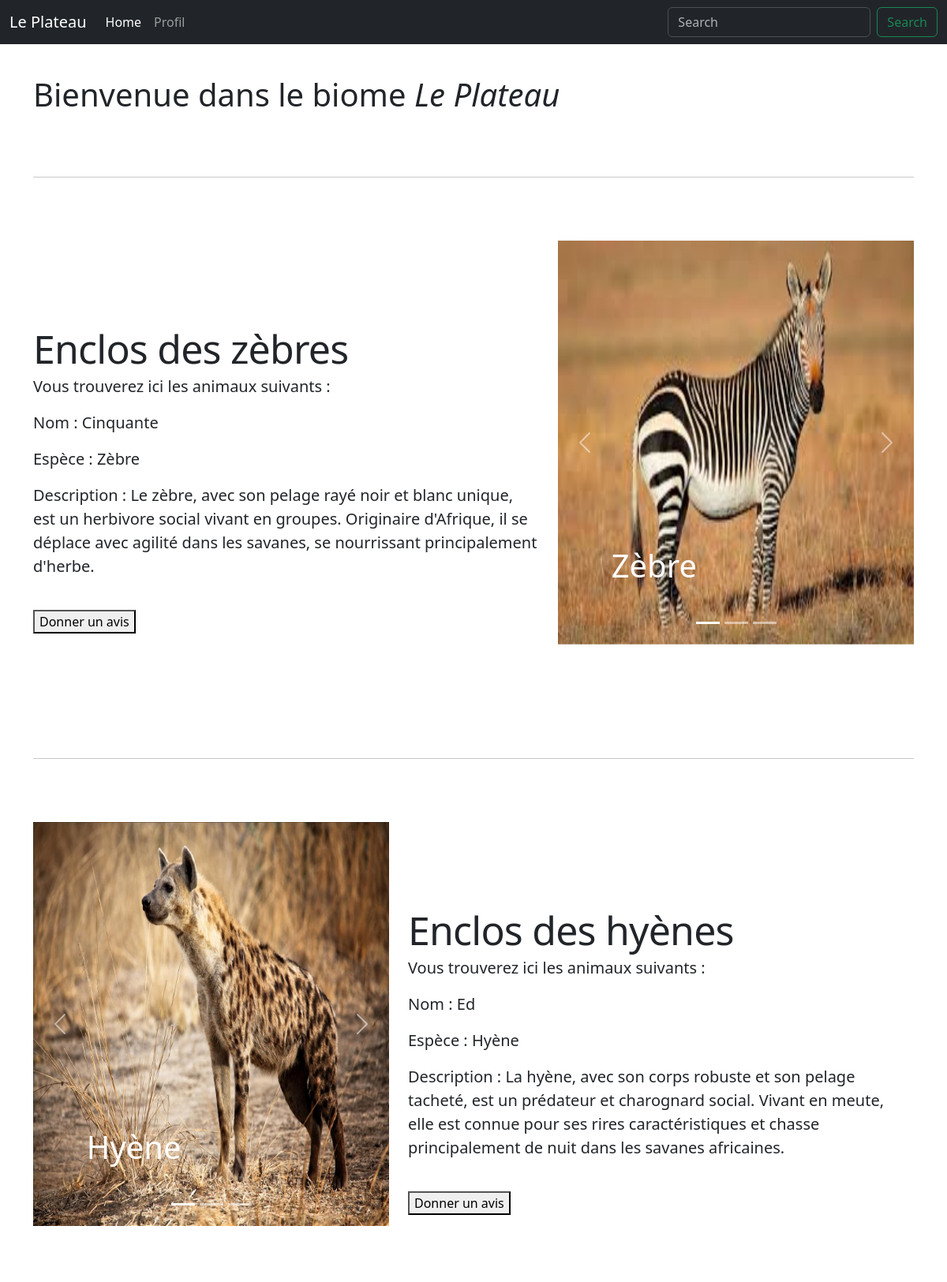
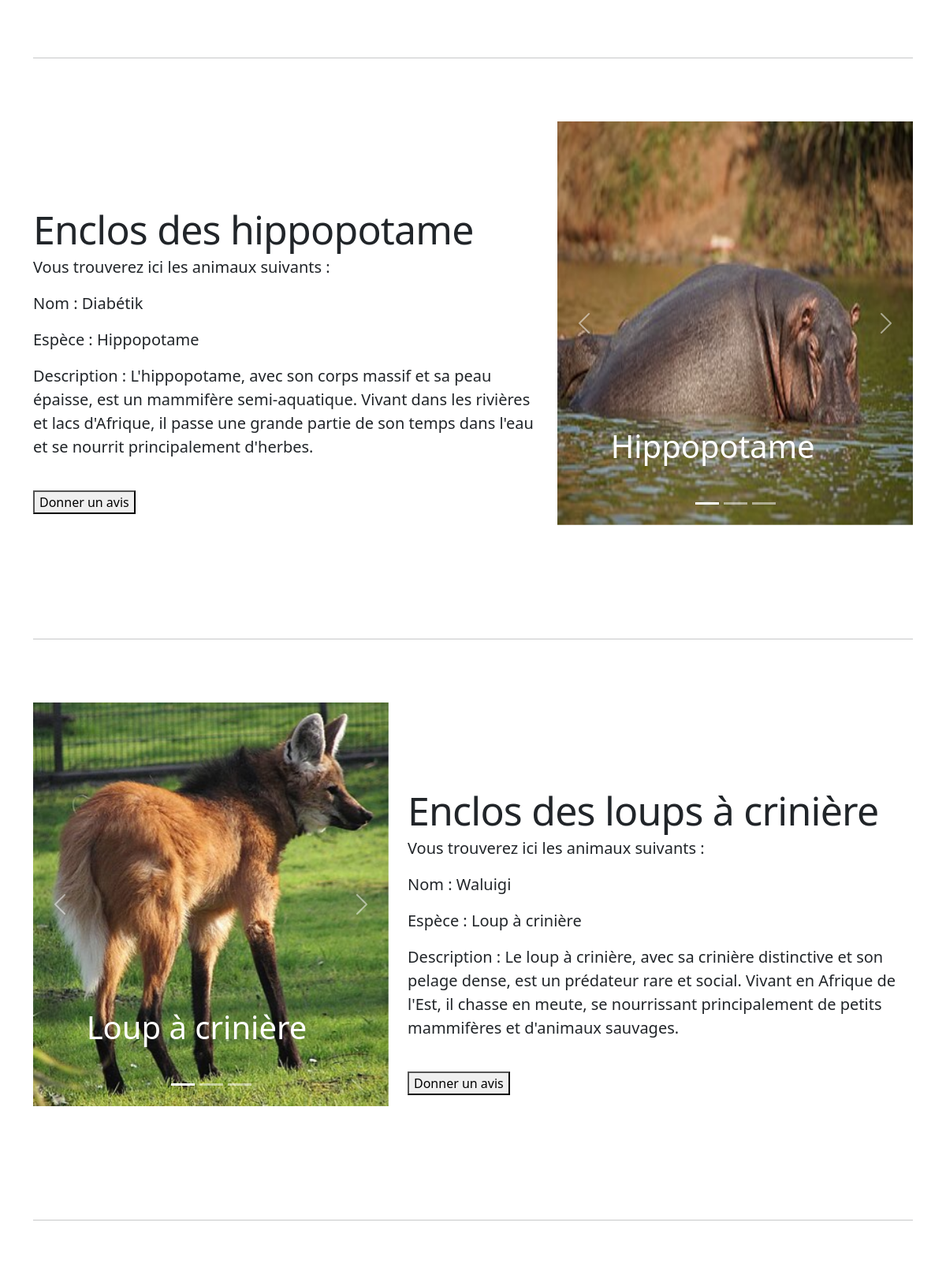
Screenshot of /zoo/carousel/Plateau.php (upper part) with the database file from the repository (2 pictures, top to bottom).
### tables this page shows
CREATE TABLE IF NOT EXISTS `enclosures` (
  `enclosure_id` int NOT NULL AUTO_INCREMENT,
  `name` varchar(60) NOT NULL,
  `description` text,
  `status` enum('open','closed') NOT NULL DEFAULT 'open',
  `biome_id` int DEFAULT NULL,
  PRIMARY KEY (`enclosure_id`),
  KEY `biome_id` (`biome_id`)
);

CREATE TABLE IF NOT EXISTS `animals` (
  `animal_id` int NOT NULL AUTO_INCREMENT,
  `name` varchar(50) NOT NULL,
  `species` varchar(50) NOT NULL,
  `age` int NOT NULL,
  `enclosure_id` int DEFAULT NULL,
  `image` varchar(50) DEFAULT NULL,
  `description` text,
  PRIMARY KEY (`animal_id`),
  KEY `enclosure_id` (`enclosure_id`)
);

### zoo/carousel/Plateau.php (the view, shortened to what this page needs)
<?php
$host = 'localhost';
$dbname = 'projet_web_2425';
$user = 'root';
$pass = '';
try {
  $pdo = new PDO("mysql:host=$host;dbname=$dbname;charset=utf8", $user, $pass);
  $pdo->setAttribute(PDO::ATTR_ERRMODE, PDO::ERRMODE_EXCEPTION);
} catch (PDOException $e) {
  die("Erreur de connexion à la base de données : " . $e->getMessage());
}
?>
<!doctype html>
<html lang="en" data-bs-theme="auto">
  <head><script src="../assets/js/color-modes.js"></script>
    <link rel="stylesheet" href="https://cdn.jsdelivr.net/npm/@docsearch/css@3">
<link href="../assets/dist/css/bootstrap.min.css" rel="stylesheet">
    <link href="styles/carousel.css" rel="stylesheet">
  </head>
  <body>
<header data-bs-theme="dark">
  <nav class="navbar navbar-expand-md navbar-dark fixed-top bg-dark">
    <div class="container-fluid">
      <a class="navbar-brand">Le Plateau</a>
      <div class="collapse navbar-collapse" id="navbarCollapse">
        <ul class="navbar-nav me-auto mb-2 mb-md-0">
          <li class="nav-item">
            <a class="nav-link active" aria-current="page" href="../../Projet.html">Home</a>
          </li>
          <li class="nav-item">
            <a class="nav-link" href="../../profil.php">Profil</a>
          </li>
        </ul>
        <form class="d-flex" role="search">
          <input class="form-control me-2" type="search" placeholder="Search" aria-label="Search" id="SearchInput">
          <button class="btn btn-outline-success" type="submit">Search</button>
        </form>
      </div>
    </div>
  </nav>
</header>
<main>
<br /><br />
  <div class="container marketing">
    <h1>Bienvenue dans le biome <i>Le Plateau</i></h1>
    <hr class="featurette-divider">
    <div class="row featurette">
      <div class="col-md-7">
      <?php
        $stmt = $pdo->prepare("SELECT * FROM enclosures WHERE enclosure_id = 29");
        $stmt->execute();
        $enclosure = $stmt->fetch(PDO::FETCH_ASSOC);
      ?>
      <?php
        $stmt = $pdo->prepare("SELECT * FROM animals WHERE enclosure_id = 29");
        $stmt->execute();
        $animals = $stmt->fetchAll(PDO::FETCH_ASSOC);
      ?>
        <h2 class="featurette-heading fw-normal lh-1"><?php echo "{$enclosure['name']}";?></h2>
      <?php
              if ($animals) {
                  echo '<p class="lead">Vous trouverez ici les animaux suivants :</p>';
                  foreach ($animals as $index => $row) {
                    foreach ($row as $key => $value) {
                      if ($key === 'species') {
                        echo '<p class="lead">Espèce : ' . htmlspecialchars($value) . '</p>';
                      }
                      if ($key === 'name') {
                        echo '<p class="lead">Nom : ' . htmlspecialchars($value) . '</p>';
                      }
                      if ($key === 'description') {
                        echo '<p class="lead">Description : ' . $value . '</p>';
                      }
                    }
                    echo '<br />';
                  }
              } else {
                  echo "Aucun animal dans l'enclos.";
              }
      ?>
        <form method="POST" action="../../back/cookie_handler.php">
          <button type="submit">Donner un avis</button>
        </form>
      </div>
      <div class="col-md-5">
        <div id="myCarousel" class="carousel slide mb-6" data-bs-ride="carousel">
        <div class="carousel-indicators">
          <button type="button" data-bs-target="#myCarousel" data-bs-slide-to="0" class="active" aria-current="true" aria-label="Slide 1"></button>
          <button type="button" data-bs-target="#myCarousel" data-bs-slide-to="1" aria-label="Slide 2"></button>
          <button type="button" data-bs-target="#myCarousel" data-bs-slide-to="2" aria-label="Slide 3"></button>
        </div>
        <div class="carousel-inner">
      <?php
        if ($animals) {
          $isFirst = true;
          foreach ($animals as $animal) {
              $activeClass = $isFirst ? ' active' : '';
              $isFirst = false;
              echo '
              <div class="carousel-item' . $activeClass . '">
                  <img src="' . htmlspecialchars($animal['image']) . '" width="100%" height="100%">
                  <div class="container">
                      <div class="carousel-caption text-start">
                          <h1>' . htmlspecialchars($animal['species']) . '</h1>
                      </div>
                  </div>
              </div>';
          }
        } else {
          echo '<p>Aucune image disponible pour cet enclos.</p>';
        }
      ?>
          </div>
          <button class="carousel-control-prev" type="button" data-bs-target="#myCarousel" data-bs-slide="prev">
            <span class="carousel-control-prev-icon" aria-hidden="true"></span>
          </button>
          <button class="carousel-control-next" type="button" data-bs-target="#myCarousel" data-bs-slide="next">
            <span class="carousel-control-next-icon" aria-hidden="true"></span>
          </button>
        </div>
      </div>
    </div>
    <hr class="featurette-divider">
    <div class="row featurette">
      <div class="col-md-7 order-md-2">
        <?php
          $stmt = $pdo->prepare("SELECT * FROM enclosures WHERE enclosure_id = 30");
          $stmt->execute();
          $enclosure = $stmt->fetch(PDO::FETCH_ASSOC);
        ?>
        <?php
          $stmt = $pdo->prepare("SELECT * FROM animals WHERE enclosure_id = 30");
          $stmt->execute();
          $animals = $stmt->fetchAll(PDO::FETCH_ASSOC);
        ?>
        <h2 class="featurette-heading fw-normal lh-1"><?php echo "{$enclosure['name']}";?></h2>
        <?php
          if ($animals) {
              echo '<p class="lead">Vous trouverez ici les animaux suivants :</p>';
              foreach ($animals as $index => $row) {
                foreach ($row as $key => $value) {
                  if ($key === 'species') {
                    echo '<p class="lead">Espèce : ' . htmlspecialchars($value) . '</p>';
                  }
                  if ($key === 'name') {
                    echo '<p class="lead">Nom : ' . htmlspecialchars($value) . '</p>';
                  }
                  if ($key === 'description') {
                        echo '<p class="lead">Description : ' . $value . '</p>';
                      }
                }
                echo '<br />';
              }
          } else {
              echo "Aucun animal dans l'enclos.";
          }
        ?>
        <form method="POST" action="../../back/cookie_handler.php">
          <button type="submit">Donner un avis</button>
        </form>
      </div>
      <div class="col-md-5">
        <div id="myCarousel" class="carousel slide mb-6" data-bs-ride="carousel">
        <div class="carousel-indicators">
          <button type="button" data-bs-target="#myCarousel" data-bs-slide-to="0" class="active" aria-current="true" aria-label="Slide 1"></button>
          <button type="button" data-bs-target="#myCarousel" data-bs-slide-to="1" aria-label="Slide 2"></button>
          <button type="button" data-bs-target="#myCarousel" data-bs-slide-to="2" aria-label="Slide 3"></button>
        </div>
        <div class="carousel-inner">
          <?php
            if ($animals) {
              $isFirst = true;
              foreach ($animals as $animal) {
                  $activeClass = $isFirst ? ' active' : '';
                  $isFirst = false;
                  echo '
                  <div class="carousel-item' . $activeClass . '">
                      <img src="' . htmlspecialchars($animal['image']) . '" width="100%" height="100%">
                      <div class="container">
                          <div class="carousel-caption text-start">
                              <h1>' . htmlspecialchars($animal['species']) . '</h1>
                          </div>
                      </div>
                  </div>';
              }
            } else {
              echo '<p>Aucune image disponible pour cet enclos.</p>';
            }
          ?>
          </div>
          <button class="carousel-control-prev" type="button" data-bs-target="#myCarousel" data-bs-slide="prev">
            <span class="carousel-control-prev-icon" aria-hidden="true"></span>
          </button>
          <button class="carousel-control-next" type="button" data-bs-target="#myCarousel" data-bs-slide="next">
            <span class="carousel-control-next-icon" aria-hidden="true"></span>
          </button>
        </div>
      </div>
    </div>
    <hr class="featurette-divider">
    <div class="row featurette">
      <div class="col-md-7">
      <?php
        $stmt = $pdo->prepare("SELECT * FROM enclosures WHERE enclosure_id = 31");
        $stmt->execute();
        $enclosure = $stmt->fetch(PDO::FETCH_ASSOC);
      ?>
      <?php
        $stmt = $pdo->prepare("SELECT * FROM animals WHERE enclosure_id = 31");
        $stmt->execute();
        $animals = $stmt->fetchAll(PDO::FETCH_ASSOC);
      ?>
        <h2 class="featurette-heading fw-normal lh-1"><?php echo "{$enclosure['name']}";?></h2>
      <?php
              if ($animals) {
                  echo '<p class="lead">Vous trouverez ici les animaux suivants :</p>';
                  foreach ($animals as $index => $row) {
                    foreach ($row as $key => $value) {
                      if ($key === 'species') {
                        echo '<p class="lead">Espèce : ' . htmlspecialchars($value) . '</p>';
                      }
                      if ($key === 'name') {
                        echo '<p class="lead">Nom : ' . htmlspecialchars($value) . '</p>';
                      }
                      if ($key === 'description') {
                        echo '<p class="lead">Description : ' . $value . '</p>';
                      }
                    }
                    echo '<br />';
                  }
              } else {
                  echo "Aucun animal dans l'enclos.";
              }
      ?>
        <form method="POST" action="../../back/cookie_handler.php">
          <button type="submit">Donner un avis</button>
        </form>
      </div>
      <div class="col-md-5">
        <div id="myCarousel" class="carousel slide mb-6" data-bs-ride="carousel">
        <div class="carousel-indicators">
          <button type="button" data-bs-target="#myCarousel" data-bs-slide-to="0" class="active" aria-current="true" aria-label="Slide 1"></button>
          <button type="button" data-bs-target="#myCarousel" data-bs-slide-to="1" aria-label="Slide 2"></button>
          <button type="button" data-bs-target="#myCarousel" data-bs-slide-to="2" aria-label="Slide 3"></button>
        </div>
        <div class="carousel-inner">
      <?php
        if ($animals) {
          $isFirst = true;
          foreach ($animals as $animal) {
              $activeClass = $isFirst ? ' active' : '';
              $isFirst = false;
              echo '
              <div class="carousel-item' . $activeClass . '">
                  <img src="' . htmlspecialchars($animal['image']) . '" width="100%" height="100%">
                  <div class="container">
                      <div class="carousel-caption text-start">
                          <h1>' . htmlspecialchars($animal['species']) . '</h1>
                      </div>
                  </div>
              </div>';
          }
        } else {
          echo '<p>Aucune image disponible pour cet enclos.</p>';
        }
      ?>
          </div>
          <button class="carousel-control-prev" type="button" data-bs-target="#myCarousel" data-bs-slide="prev">
            <span class="carousel-control-prev-icon" aria-hidden="true"></span>
          </button>
          <button class="carousel-control-next" type="button" data-bs-target="#myCarousel" data-bs-slide="next">
            <span class="carousel-control-next-icon" aria-hidden="true"></span>
          </button>
        </div>
      </div>
    </div>
    <hr class="featurette-divider">
    <div class="row featurette">
      <div class="col-md-7 order-md-2">
        <?php
          $stmt = $pdo->prepare("SELECT * FROM enclosures WHERE enclosure_id = 32");
          $stmt->execute();
          $enclosure = $stmt->fetch(PDO::FETCH_ASSOC);
        ?>
        <?php
          $stmt = $pdo->prepare("SELECT * FROM animals WHERE enclosure_id = 32");
          $stmt->execute();
          $animals = $stmt->fetchAll(PDO::FETCH_ASSOC);
        ?>
        <h2 class="featurette-heading fw-normal lh-1"><?php echo "{$enclosure['name']}";?></h2>
        <?php
          if ($animals) {
              echo '<p class="lead">Vous trouverez ici les animaux suivants :</p>';
              foreach ($animals as $index => $row) {
                foreach ($row as $key => $value) {
                  if ($key === 'species') {
                    echo '<p class="lead">Espèce : ' . htmlspecialchars($value) . '</p>';
                  }
                  if ($key === 'name') {
                    echo '<p class="lead">Nom : ' . htmlspecialchars($value) . '</p>';
                  }
                  if ($key === 'description') {
                        echo '<p class="lead">Description : ' . $value . '</p>';
                      }
                }
                echo '<br />';
              }
          } else {
              echo "Aucun animal dans l'enclos.";
          }
        ?>
        <form method="POST" action="../../back/cookie_handler.php">
          <button type="submit">Donner un avis</button>
        </form>
      </div>
      <div class="col-md-5">
        <div id="myCarousel" class="carousel slide mb-6" data-bs-ride="carousel">
        <div class="carousel-indicators">
          <button type="button" data-bs-target="#myCarousel" data-bs-slide-to="0" class="active" aria-current="true" aria-label="Slide 1"></button>
          <button type="button" data-bs-target="#myCarousel" data-bs-slide-to="1" aria-label="Slide 2"></button>
          <button type="button" data-bs-target="#myCarousel" data-bs-slide-to="2" aria-label="Slide 3"></button>
        </div>
        <div class="carousel-inner">
          <?php
            if ($animals) {
              $isFirst = true;
              foreach ($animals as $animal) {
                  $activeClass = $isFirst ? ' active' : '';
                  $isFirst = false;
                  echo '
                  <div class="carousel-item' . $activeClass . '">
                      <img src="' . htmlspecialchars($animal['image']) . '" width="100%" height="100%">
                      <div class="container">
                          <div class="carousel-caption text-start">
                              <h1>' . htmlspecialchars($animal['species']) . '</h1>
                          </div>
                      </div>
                  </div>';
              }
            } else {
              echo '<p>Aucune image disponible pour cet enclos.</p>';
            }
          ?>
          </div>
          <button class="carousel-control-prev" type="button" data-bs-target="#myCarousel" data-bs-slide="prev">
            <span class="carousel-control-prev-icon" aria-hidden="true"></span>
          </button>
          <button class="carousel-control-next" type="button" data-bs-target="#myCarousel" data-bs-slide="next">
            <span class="carousel-control-next-icon" aria-hidden="true"></span>
          </button>
        </div>
      </div>
    </div>
    <hr class="featurette-divider">
  </div>
</main>
    </body>
</html>

### zoo/carousel/styles/carousel.css (style rules this page uses)
body { padding-top: 3rem; padding-bottom: 3rem; color: rgb(var(--bs-tertiary-color-rgb)); }
.carousel { margin-bottom: 4rem; }
.carousel-caption { bottom: 3rem; z-index: 10; }
.carousel-item { height: 32rem; }
.featurette-divider { margin: 5rem 0; }
.featurette-heading { letter-spacing: -.05rem; }
@media (min-width: 40em) { .featurette-heading { font-size: 50px; } }
@media (min-width: 62em) { .featurette-heading { margin-top: 7rem; } }

### rows the page displays
enclosures: name "Enclos des zèbres"
animals: name "Cinquante", species "Zèbre", description "Le zèbre, avec son pelage rayé noir et blanc unique, est un herbivore social vivant en groupes. Originaire d'Afrique, il se déplace avec agilité dans les savanes, se nourrissant principalement d'herbe.", image (picture)
enclosures: name "Enclos des hyènes"
animals: name "Ed", species "Hyène", description "La hyène, avec son corps robuste et son pelage tacheté, est un prédateur et charognard social. Vivant en meute, elle est connue pour ses rires caractéristiques et chasse principalement de nuit dans les savanes africaines.", image (picture)
enclosures: name "Enclos des hippopotame"
animals: name "Diabétik", species "Hippopotame", description "L'hippopotame, avec son corps massif et sa peau épaisse, est un mammifère semi-aquatique. Vivant dans les rivières et lacs d'Afrique, il passe une grande partie de son temps dans l'eau et se nourrit principalement d'herbes.", image (picture)
enclosures: name "Enclos des loups à crinière"
animals: name "Waluigi", species "Loup à crinière", description "Le loup à crinière, avec sa crinière distinctive et son pelage dense, est un prédateur rare et social. Vivant en Afrique de l'Est, il chasse en meute, se nourrissant principalement de petits mammifères et d'animaux sauvages.", image (picture)
